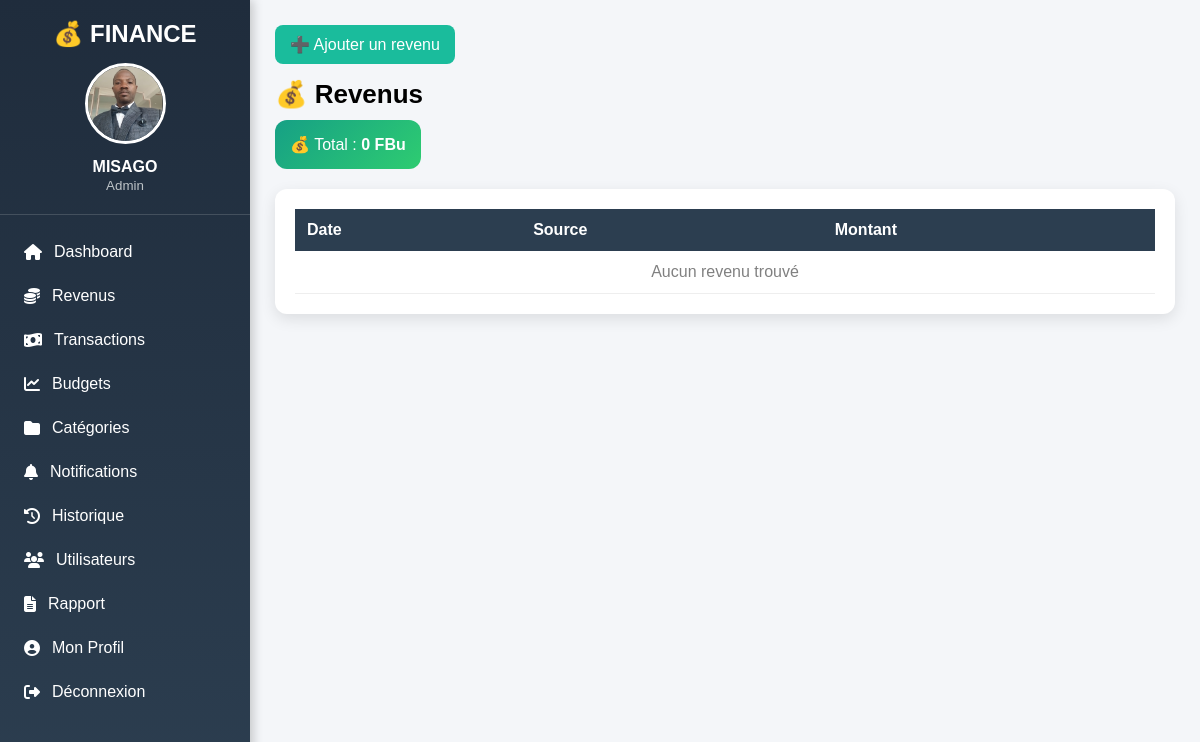
The page /finance/revenus/ (signed in) on the database its author committed.
### accounts/models.py (models this page shows, shortened)
class User(AbstractUser):
    username = None
    nom = models.CharField(
        max_length=100,
        blank=True,
        null=True
    )
    email = models.EmailField(
        unique=True
    )
    role = models.CharField(
        max_length=20,
        default="utilisateur"
    )
    statut = models.CharField(
        max_length=20,
        default="en attente"
    )
    photo = models.ImageField(
        upload_to="profiles/",
        blank=True,
        null=True,
        default="profiles/default.png"
    )
    USERNAME_FIELD = "email"
    REQUIRED_FIELDS = []
    objects = UserManager()

### finance/views.py (the view, shortened to what this page needs)
# urls.py: path("revenus/", views.revenu_list, name="revenu_list"),
@login_required
def revenu_list(request):
    revenus = Revenu.objects.filter(user=request.user).order_by("-date")
    total = revenus.aggregate(total=Sum("montant"))["total"] or 0
    data = []
    return render(request, "finance/revenus.html", {
        "revenus": data,
        "total": total
    })

### templates/finance/revenus.html (shortened to what this page needs)
{% extends "base.html" %}
{% block content %}
<a href="{% url 'add_revenu' %}"
   style="
        display:inline-block;
        background:#1abc9c;
        color:white;
        padding:10px 15px;
        border-radius:8px;
        text-decoration:none;
        margin-bottom:15px;
   ">
    ➕ Ajouter un revenu
</a>
<div class="title">💰 Revenus</div>
<div class="total-box">
    💰 Total : <strong>{{ total }} FBu</strong>
</div>
<div class="table-box">
<table>
<tr>
    <th>Date</th>
    <th>Source</th>
    <th>Montant</th>
</tr>
{% for r in revenus %}
<tr>
    <td>{{ r.date|date:"Y-m-d H:i" }}</td>
    <td>{{ r.source }}</td>
    <td><strong>{{ r.montant }} FBu</strong></td>
</tr>
{% empty %}
<tr>
    <td colspan="3" style="text-align:center;color:gray;">
        Aucun revenu trouvé
    </td>
</tr>
{% endfor %}
</table>
</div>
{% endblock %}

### templates/base.html (shortened to what this page needs)
<!DOCTYPE html>
<html lang="fr">
<head>
    <link rel="stylesheet" href="https://cdnjs.cloudflare.com/ajax/libs/font-awesome/6.5.0/css/all.min.css">
</head>
<body>
<div class="sidebar">
<h2>💰 FINANCE</h2>
<div class="user-box">
{% if request.user.photo %}
    <img src="{{ request.user.photo.url }}">
{% else %}
    <img src="/media/profiles/default.png">
{% endif %}
<strong>{{ request.user.nom }}</strong>
<small>{{ request.user.role|title }}</small>
</div>
<a href="{% url 'dashboard' %}">
    <i class="fa fa-home"></i> Dashboard
</a>
<a href="{% url 'revenu_list' %}">
    <i class="fa fa-coins"></i> Revenus
</a>
<a href="{% url 'transaction_list' %}">
    <i class="fa fa-money-bill-wave"></i> Transactions
</a>
<a href="{% url 'budget_list' %}">
    <i class="fa fa-chart-line"></i> Budgets
</a>
<a href="{% url 'category_list' %}">
    <i class="fa fa-folder"></i> Catégories
</a>
<a href="{% url 'notification_list' %}">
    <i class="fa fa-bell"></i> Notifications
</a>
<a href="{% url 'historique' %}">
    <i class="fa fa-history"></i> Historique
</a>
{% if request.user.is_authenticated %}
<a href="{% url 'admin_users' %}">
    <i class="fa fa-users"></i> Utilisateurs
</a>
<a href="{% url 'send_report' %}">
    <i class="fa fa-file-alt"></i> Rapport
</a>
{% endif %}
<a href="{% url 'profile' %}">
    <i class="fa fa-user-circle"></i> Mon Profil
</a>
<a href="{% url 'logout' %}">
    <i class="fa fa-sign-out-alt"></i> Déconnexion
</a>
</div>
<div class="content">
    {% block content %}
    {% endblock %}
</div>
</body>
</html>

### templates/base.html (style rules this page uses)
body { margin:0; font-family:Arial, Helvetica, sans-serif; background:#f4f6f9; }
.sidebar { width:250px; height:100vh; background:linear-gradient(180deg,#1f2c3c,#2c3e50); position:fixed; left:0; top:0; overflow-y:auto; box-shadow:3px 0 10px rgba(0,0,0,.2); }
.sidebar h2 { color:white; text-align:center; margin-top:20px; margin-bottom:15px; }
.user-box { text-align:center; color:white; padding-bottom:20px; border-bottom:1px solid rgba(255,255,255,.15); margin-bottom:15px; }
.user-box img { width:75px; height:75px; border-radius:50%; object-fit:cover; border:3px solid white; }
.user-box strong { display:block; margin-top:10px; font-size:16px; }
.user-box small { color:#bdc3c7; }
.sidebar a { display:flex; align-items:center; gap:12px; color:white; text-decoration:none; padding:13px 20px; transition:.3s; border-left:4px solid transparent; }
.content { margin-left:250px; padding:25px; }

### templates/finance/revenus.html (style rules this page uses)
.title { font-size: 26px; font-weight: bold; margin-bottom: 10px; }
.total-box { background: linear-gradient(135deg, #16a085, #2ecc71); color: white; padding: 15px; border-radius: 12px; margin-bottom: 20px; width: fit-content; }
.table-box { background: white; padding: 20px; border-radius: 12px; box-shadow: 0 5px 15px rgba(0,0,0,0.1); }
table { width: 100%; border-collapse: collapse; }
th { background: #2c3e50; color: white; padding: 12px; text-align: left; }
td { padding: 12px; border-bottom: 1px solid #eee; }

### rows shown on the page
User: user.photo (picture), user.nom "MISAGO", user.role "Admin"

### other values the page prints
{{ total }} "0"
